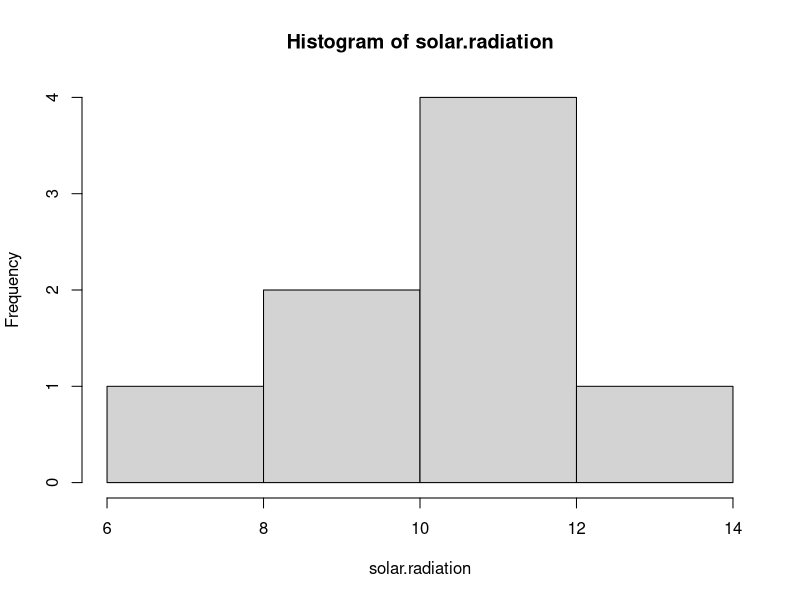
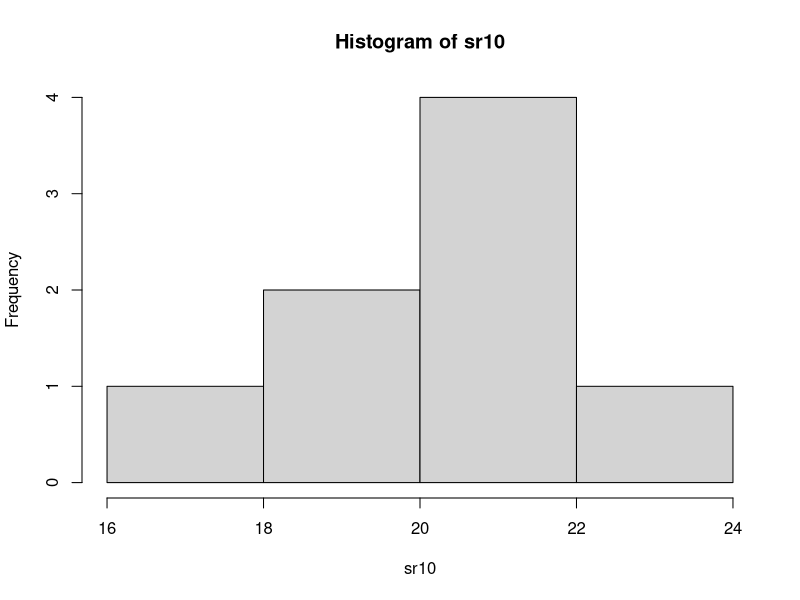
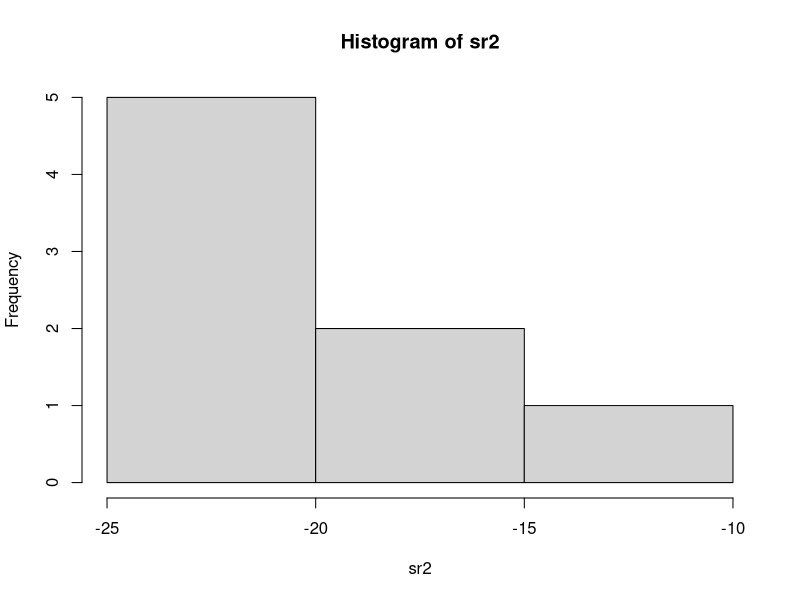

Recreate these plots in R, in order.
# Ciarán Ó hAolain 17309103

# Q1
x <- 1:10
x * (2/3) * (3/2) - x # [1]  0.000000e+00  0.000000e+00  0.000000e+00  0.000000e+00  0.000000e+00  0.000000e+00 -8.881784e-16  0.000000e+00  0.000000e+00  0.000000e+00
# Here, we start with x, a list of the numbers 1 to 10. 
# First we multiply by (2*3)*(3/2) which is equal to 1, and should therefore
# leave us with just x.
# We then subtract x, which should leave us with 0.
# The actual answer differs slightly from 0 due to how the numbers are
# represented in binary as a floating point number.


# Q2
2 + 2 == 4 # [1] TRUE
sqrt(2) * sqrt(2) == 2 # [1] FALSE
all.equal(sqrt(2) * sqrt(2), 2) # [1] TRUE
# The first comparison is obviously true.
# The second comparison fails, due to how sqrt(2) is represented in binary as a
# floating point number.
# This leads to sqrt(2)*sqrt(2) being slightly different from exactly 2.
# The third comparsion uses all.equal. Unlike the normal == operator,
# all.equal allows a slight difference between the things it is checking.
# Therefore, we find that the results are (nearly) equal.


# Q3
rep(0:4, each=5) + seq(5) # [1] 1 2 3 4 5 2 3 4 5 6 3 4 5 6 7 4 5 6 7 8 5 6 7 8 9


# Q4
n <- c(100, 200, 400, 800)
for (a in n) {
  print(sum(1:a) == (a*(a + 1))/2)
}
# [1] TRUE
# [1] TRUE
# [1] TRUE
# [1] TRUE
# These sequences are identical, component-wise.


# Q5
x <- 1/3
n <- 10
sum(x^(0:n)) # [1] 1.499992
sum(x^(0:n)) == (1-x^(n+1))/(1-x) # [1] TRUE
# These sequences are identical.


# Q6
# a.
solar.radiation <- c(11.1, 10.6, 6.3, 8.8, 10.7, 11.2, 8.9, 12.2)

# b.
mean(solar.radiation) # [1] 9.975
median(solar.radiation) # [1] 10.65
var(solar.radiation) # [1] 3.525

# c.
sr10 <- solar.radiation + 10 # [1] 
mean(sr10) # [1] 19.975
median(sr10) # [1] 20.65
var(sr10) # [1] 3.525
# The variance does not change, however the mean and median both increase by 10 respectively.

# d.
sr2 <- solar.radiation * -2 # [1] -22.2 -21.2 -12.6 -17.6 -21.4 -22.4 -17.8 -24.4
mean(sr2) # [1] -19.95
median(sr2) # [1] -21.3
var(sr2) # [1] 14.1
mean(sr2) / mean(solar.radiation) # [1] -2
median(sr2) / median(solar.radiation) # [1] -2
var(sr2) / var(solar.radiation) # [1] 4
# The mean and median are both multiplied by -2, the variance is multiplied by 4.

hist(solar.radiation)
hist(sr10)
hist(sr2)
